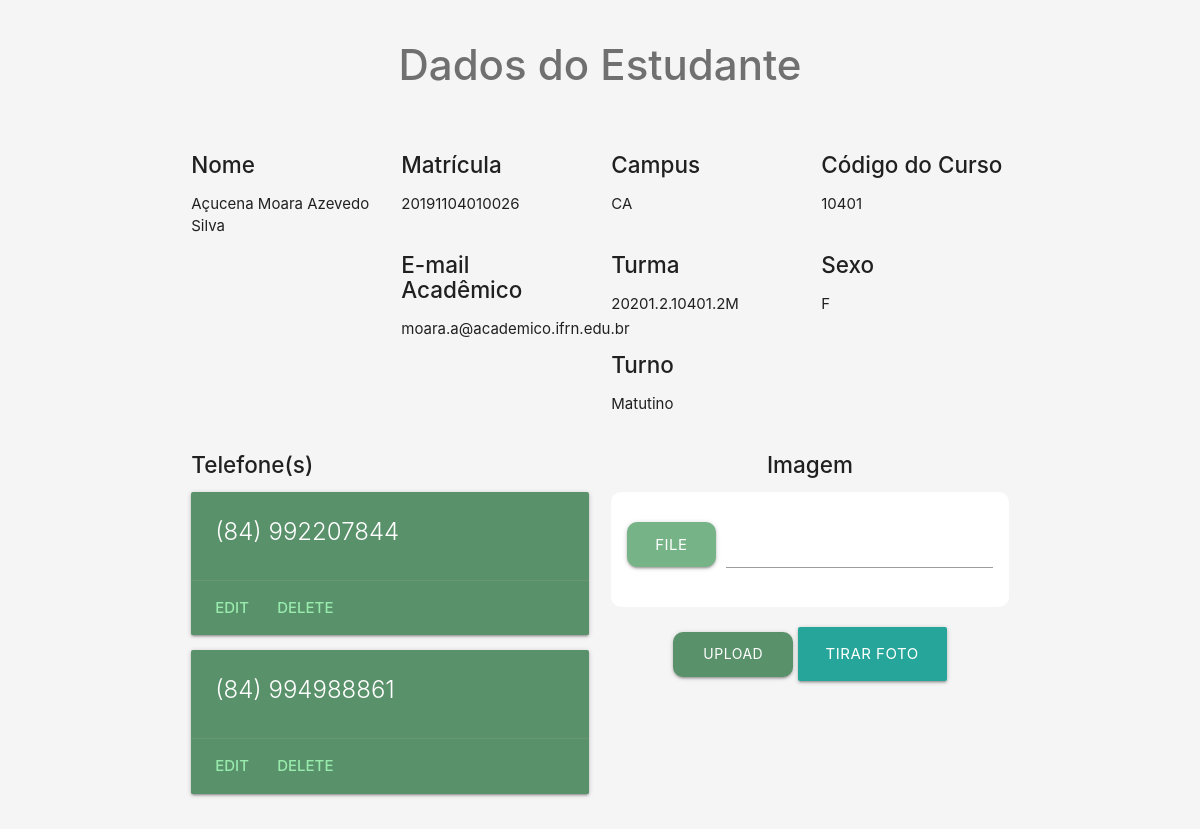
Screenshot of /data/6/ with the database file from the repository.
### core/models.py (models this page shows, shortened)
class Student(models.Model):
    name = models.CharField('Nome do Aluno', max_length=100)
    matriculation = models.CharField('Matrícula', max_length=14, unique=True)
    CAMPUS_CHOICES = [
        ('CA', 'CA')
    ]
    campus = models.CharField(max_length=2, choices=CAMPUS_CHOICES)
    code_course = models.CharField('Código do Curso', max_length=10)
    desc_course = models.TextField('Descrição do Curso')
    email_acad = models.EmailField('E-mail Acadêmico')
    GENDER_CHOICES = [
        ('F', 'Feminino'),
        ('M', 'Masculino'),
    ]
    gender = models.CharField("Gênero", max_length=1, choices=GENDER_CHOICES)
    STATUS_COURSE_CHOICES = [
        ('Matriculado', 'Matriculado'),
        ('Desativado', 'Desativado'),
    ]
    status_course = models.CharField('Estado no curso', max_length=11, choices=STATUS_COURSE_CHOICES)
    class_school = models.CharField('Turma', max_length=20)
    SHIFT_CHOICES = [
        ('Matutino', 'Matutino'),
        ('Vespertino', 'Vespertino'),
        ('Noturno', 'Noturno'),
    ]
    shift = models.CharField("Turno", max_length=10, choices=SHIFT_CHOICES)
    photo = models.ImageField(upload_to='students/', blank=True) #Chave estrangeira

class PhonesStudent(models.Model):
    student = models.ForeignKey(Student, on_delete=models.RESTRICT)
    phone = models.CharField('Telefone', max_length=12)

### core/views.py (the view)
# urls.py: path('data/<int:pk>/', views.dataStudent, name='data-student'),
def dataStudent(request, pk):
    if request.method == 'POST' and len(request.FILES) != 0:
        form = ImageStudentForm(request.FILES)
        if form.is_valid():
            student = Student.objects.get(pk=pk)
            file = request.FILES['file']
            filename, fileextension = os.path.splitext(file.name)
            file.name = f'user_{pk}{fileextension}'
            student.photo = file
            student.save()
    else:
        form = ImageStudentForm()
    data_student = Student.objects.get(pk=pk)
    phones_objs = PhonesStudent.objects.all()
    phones = []
    for p in phones_objs:
        if p.student.pk == pk:
            phones.append(p.phone)
    return render(request, 'dataStudent.html', {'data_student': data_student, 'phones': phones, 'form': form})

### core/forms.py
class ImageStudentForm(forms.Form):
    file = forms.FileField(widget=forms.TextInput(
        attrs={'type': 'file', 'accept': 'image/*'})
    )

### core/templates/dataStudent.html (shortened to what this page needs)
{% load static %}
<!DOCTYPE html>
<html>
<head>
    <link rel="stylesheet" href="{% static 'css/materialize.css' %}">
    <link rel="stylesheet" href="{% static 'css/custom.css' %}">
</head>
<body>
    <section>
        <div class="container">
            <div class="center title-h2">
                <h2>Dados do Estudante</h2>
            </div>
            <div class="row">
                <div>
                    <div class="sec-h4 col s3">
                        <h4>Nome</h4>
                        <p>{{ data_student.name }}</p>
                    </div>
                    <div class="sec-h4 col s3">
                        <h4>Matrícula</h4>
                        <p>{{ data_student.matriculation }}</p>
                    </div>
                    <div class="sec-h4 col s3">
                        <h4>Campus</h4>
                        <p>{{ data_student.campus }}</p>
                    </div>
                    <div class="sec-h4 col s3">
                        <h4>Código do Curso</h4>
                        <p>{{ data_student.code_course }}</p>
                    </div>
                </div>
                <div>
                    <div class="sec-h4 col s3">
                        <h4>E-mail Acadêmico</h4>
                        <p>{{ data_student.email_acad }}</p>
                    </div>
                    <div class="sec-h4 col s3">
                        <h4>Turma</h4>
                        <p>{{ data_student.class_school }}</p>
                    </div>
                    <div class="sec-h4 col s3">
                        <h4>Sexo</h4>
                        <p>{{ data_student.gender }}</p>
                    </div>
                    <div class="sec-h4 col s3">
                        <h4>Turno</h4>
                        <p>{{ data_student.shift }}</p>
                    </div>
                </div>
                <div>
                    <div class="sec-h4 col s6">
                        <h4>Telefone(s)</h4>
                        {% for ph in phones %}
                        <div class="card darken-1">
                            <div class="card-content white-text">
                                <span class="card-title">{{ ph }}</span>
                            </div>
                            <div class="card-action">
                                <a href="#">Edit</a>
                                <a href="#">Delete</a>
                            </div>
                        </div>
                        {% endfor %}
                    </div>
                </div>
                <div>
                    <div class="sec-h4 col s6 center">
                        <h4>Imagem</h4>
                        {% if not data_student.photo %}
                        <form method="POST" enctype="multipart/form-data">
                            <div class="form-file">
                                <div class="file-field input-field">
                                    <div class="btn btn-large btn-file">
                                        <span>File</span>
                                    </div>
                                    <div class="file-path-wrapper">
                                        <input type="text" class="file-path validate">
                                    </div>
                                </div>
                            </div>
                            <div class="div-submit-btn center">
                                <button class="btn btn-upload" type="submit">Upload</button>
                                <a class="btn btn-large" href="instant/image/">Tirar Foto</a>
                            </div>
                        </form>
                        {% endif %}
                    </div>
                </div>
            </div>
        </div>
    </section>
</body>
</html>

### core/static/css/custom.css (style rules this page uses)
body { background-color: #F5F5F5; }
.title-h2 h2 { color: #707070; font-weight: 500; font-size: 2.8em; margin: 5% 0%; }
.form-file { background-color: white; padding: 4%; border-radius: 10px; }
.btn-file { background-color: #76B488; border-radius: 10px; }
.div-submit-btn { margin-top: 5%; }
.btn-upload { background-color: #59926A; border-radius: 10px; width: 15vw; height: 55px; text-align: center; font-weight: 400; }
.sec-h4 h4 { font-size: 1.5em; font-weight: 500; }
.card { background-color: #59926A; }
.card-action a { color: #98ebad !important; font-weight: 500; }
.sec-h4 .btn-upload { width: 10vw; height: 45px; }

### rows the page displays
Student: name "Açucena Moara Azevedo Silva", matriculation "20191104010026", campus "CA", code_course "10401", email_acad "moara.a@academico.ifrn.edu.br", class_school "20201.2.10401.2M", gender "F", shift "Matutino"
PhonesStudent: phones "(84) 992207844"
PhonesStudent: phones "(84) 994988861"
